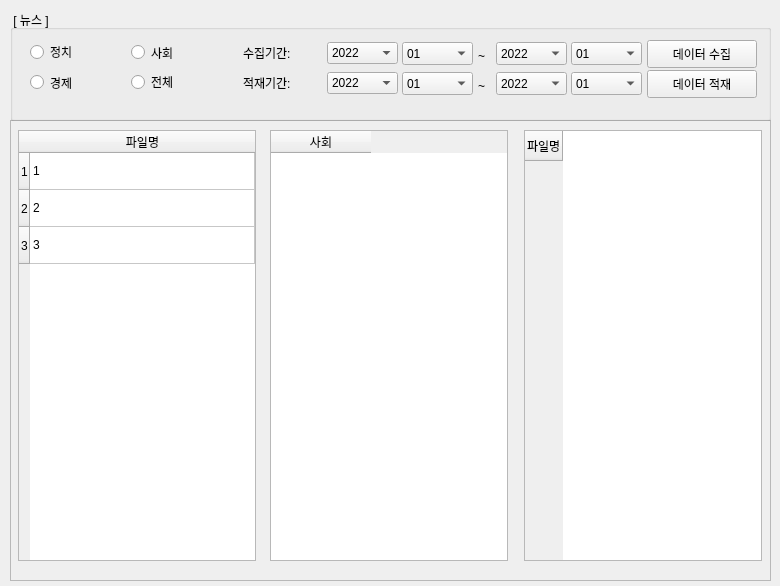
<?xml version="1.0" encoding="UTF-8"?>
<ui version="4.0">
 <class>news_collect_win</class>
 <widget class="QMainWindow" name="news_collect_win">
  <property name="geometry">
   <rect>
    <x>0</x>
    <y>0</y>
    <width>780</width>
    <height>586</height>
   </rect>
  </property>
  <property name="windowTitle">
   <string>MainWindow</string>
  </property>
  <widget class="QWidget" name="centralwidget">
   <widget class="QFrame" name="frame_2">
    <property name="geometry">
     <rect>
      <x>10</x>
      <y>120</y>
      <width>761</width>
      <height>461</height>
     </rect>
    </property>
    <property name="frameShape">
     <enum>QFrame::StyledPanel</enum>
    </property>
    <property name="frameShadow">
     <enum>QFrame::Raised</enum>
    </property>
    <widget class="QTableWidget" name="tbl1_4">
     <property name="geometry">
      <rect>
       <x>8</x>
       <y>10</y>
       <width>238</width>
       <height>431</height>
      </rect>
     </property>
     <property name="maximumSize">
      <size>
       <width>238</width>
       <height>16777215</height>
      </size>
     </property>
     <property name="font">
      <font>
       <pointsize>9</pointsize>
      </font>
     </property>
     <attribute name="horizontalHeaderStretchLastSection">
      <bool>true</bool>
     </attribute>
     <attribute name="verticalHeaderDefaultSectionSize">
      <number>35</number>
     </attribute>
     <attribute name="verticalHeaderHighlightSections">
      <bool>false</bool>
     </attribute>
     <attribute name="verticalHeaderMinimumSectionSize">
      <number>37</number>
     </attribute>
     <row>
      <property name="text">
       <string>1</string>
      </property>
     </row>
     <row>
      <property name="text">
       <string>2</string>
      </property>
     </row>
     <row>
      <property name="text">
       <string>3</string>
      </property>
     </row>
     <column>
      <property name="text">
       <string>파일명</string>
      </property>
     </column>
     <item row="0" column="0">
      <property name="text">
       <string>1</string>
      </property>
     </item>
     <item row="1" column="0">
      <property name="text">
       <string>2</string>
      </property>
     </item>
     <item row="2" column="0">
      <property name="text">
       <string>3</string>
      </property>
     </item>
    </widget>
    <widget class="QTableWidget" name="tbl1_3">
     <property name="geometry">
      <rect>
       <x>514</x>
       <y>10</y>
       <width>238</width>
       <height>431</height>
      </rect>
     </property>
     <row>
      <property name="text">
       <string>파일명</string>
      </property>
     </row>
    </widget>
    <widget class="QTableWidget" name="tbl1_2">
     <property name="geometry">
      <rect>
       <x>260</x>
       <y>10</y>
       <width>238</width>
       <height>431</height>
      </rect>
     </property>
     <column>
      <property name="text">
       <string>사회</string>
      </property>
     </column>
    </widget>
   </widget>
   <widget class="QGroupBox" name="groupBox">
    <property name="geometry">
     <rect>
      <x>10</x>
      <y>10</y>
      <width>761</width>
      <height>111</height>
     </rect>
    </property>
    <property name="title">
     <string> [ 뉴스 ] </string>
    </property>
    <widget class="QRadioButton" name="rad_type_1">
     <property name="geometry">
      <rect>
       <x>20</x>
       <y>32</y>
       <width>86</width>
       <height>20</height>
      </rect>
     </property>
     <property name="text">
      <string>정치</string>
     </property>
    </widget>
    <widget class="QRadioButton" name="rad_type_2">
     <property name="geometry">
      <rect>
       <x>121</x>
       <y>32</y>
       <width>86</width>
       <height>21</height>
      </rect>
     </property>
     <property name="text">
      <string>사회</string>
     </property>
    </widget>
    <widget class="QRadioButton" name="rad_type_3">
     <property name="geometry">
      <rect>
       <x>20</x>
       <y>62</y>
       <width>86</width>
       <height>21</height>
      </rect>
     </property>
     <property name="text">
      <string>경제</string>
     </property>
    </widget>
    <widget class="QRadioButton" name="rad_type_4">
     <property name="geometry">
      <rect>
       <x>121</x>
       <y>62</y>
       <width>111</width>
       <height>20</height>
      </rect>
     </property>
     <property name="text">
      <string>전체</string>
     </property>
    </widget>
    <widget class="QLabel" name="label_2">
     <property name="geometry">
      <rect>
       <x>468</x>
       <y>37</y>
       <width>20</width>
       <height>17</height>
      </rect>
     </property>
     <property name="text">
      <string>~</string>
     </property>
    </widget>
    <widget class="QLabel" name="label">
     <property name="geometry">
      <rect>
       <x>233</x>
       <y>35</y>
       <width>78</width>
       <height>16</height>
      </rect>
     </property>
     <property name="text">
      <string>수집기간: </string>
     </property>
    </widget>
    <widget class="QComboBox" name="mart_mm_end">
     <property name="geometry">
      <rect>
       <x>561</x>
       <y>62</y>
       <width>71</width>
       <height>23</height>
      </rect>
     </property>
     <item>
      <property name="text">
       <string>01</string>
      </property>
     </item>
     <item>
      <property name="text">
       <string>02</string>
      </property>
     </item>
     <item>
      <property name="text">
       <string>03</string>
      </property>
     </item>
     <item>
      <property name="text">
       <string>04</string>
      </property>
     </item>
     <item>
      <property name="text">
       <string>05</string>
      </property>
     </item>
     <item>
      <property name="text">
       <string>06</string>
      </property>
     </item>
     <item>
      <property name="text">
       <string>07</string>
      </property>
     </item>
     <item>
      <property name="text">
       <string>08</string>
      </property>
     </item>
     <item>
      <property name="text">
       <string>09</string>
      </property>
     </item>
     <item>
      <property name="text">
       <string>10</string>
      </property>
     </item>
     <item>
      <property name="text">
       <string>11</string>
      </property>
     </item>
     <item>
      <property name="text">
       <string>12</string>
      </property>
     </item>
    </widget>
    <widget class="QComboBox" name="sel_yy_end">
     <property name="geometry">
      <rect>
       <x>486</x>
       <y>32</y>
       <width>71</width>
       <height>23</height>
      </rect>
     </property>
     <item>
      <property name="text">
       <string>2022</string>
      </property>
     </item>
     <item>
      <property name="text">
       <string>2021</string>
      </property>
     </item>
     <item>
      <property name="text">
       <string>2020</string>
      </property>
     </item>
     <item>
      <property name="text">
       <string>2019</string>
      </property>
     </item>
     <item>
      <property name="text">
       <string>2018</string>
      </property>
     </item>
     <item>
      <property name="text">
       <string>2017</string>
      </property>
     </item>
    </widget>
    <widget class="QComboBox" name="mart_yy_start">
     <property name="geometry">
      <rect>
       <x>317</x>
       <y>62</y>
       <width>71</width>
       <height>22</height>
      </rect>
     </property>
     <item>
      <property name="text">
       <string>2022</string>
      </property>
     </item>
     <item>
      <property name="text">
       <string>2021</string>
      </property>
     </item>
     <item>
      <property name="text">
       <string>2020</string>
      </property>
     </item>
     <item>
      <property name="text">
       <string>2019</string>
      </property>
     </item>
     <item>
      <property name="text">
       <string>2018</string>
      </property>
     </item>
     <item>
      <property name="text">
       <string>2017</string>
      </property>
     </item>
    </widget>
    <widget class="QComboBox" name="mart_mm_start">
     <property name="geometry">
      <rect>
       <x>392</x>
       <y>62</y>
       <width>71</width>
       <height>23</height>
      </rect>
     </property>
     <item>
      <property name="text">
       <string>01</string>
      </property>
     </item>
     <item>
      <property name="text">
       <string>02</string>
      </property>
     </item>
     <item>
      <property name="text">
       <string>03</string>
      </property>
     </item>
     <item>
      <property name="text">
       <string>04</string>
      </property>
     </item>
     <item>
      <property name="text">
       <string>05</string>
      </property>
     </item>
     <item>
      <property name="text">
       <string>06</string>
      </property>
     </item>
     <item>
      <property name="text">
       <string>07</string>
      </property>
     </item>
     <item>
      <property name="text">
       <string>08</string>
      </property>
     </item>
     <item>
      <property name="text">
       <string>09</string>
      </property>
     </item>
     <item>
      <property name="text">
       <string>10</string>
      </property>
     </item>
     <item>
      <property name="text">
       <string>11</string>
      </property>
     </item>
     <item>
      <property name="text">
       <string>12</string>
      </property>
     </item>
    </widget>
    <widget class="QComboBox" name="sel_mm_start">
     <property name="geometry">
      <rect>
       <x>392</x>
       <y>32</y>
       <width>71</width>
       <height>23</height>
      </rect>
     </property>
     <item>
      <property name="text">
       <string>01</string>
      </property>
     </item>
     <item>
      <property name="text">
       <string>02</string>
      </property>
     </item>
     <item>
      <property name="text">
       <string>03</string>
      </property>
     </item>
     <item>
      <property name="text">
       <string>04</string>
      </property>
     </item>
     <item>
      <property name="text">
       <string>05</string>
      </property>
     </item>
     <item>
      <property name="text">
       <string>06</string>
      </property>
     </item>
     <item>
      <property name="text">
       <string>07</string>
      </property>
     </item>
     <item>
      <property name="text">
       <string>08</string>
      </property>
     </item>
     <item>
      <property name="text">
       <string>09</string>
      </property>
     </item>
     <item>
      <property name="text">
       <string>10</string>
      </property>
     </item>
     <item>
      <property name="text">
       <string>11</string>
      </property>
     </item>
     <item>
      <property name="text">
       <string>12</string>
      </property>
     </item>
    </widget>
    <widget class="QComboBox" name="mart_yy_end">
     <property name="geometry">
      <rect>
       <x>486</x>
       <y>62</y>
       <width>71</width>
       <height>23</height>
      </rect>
     </property>
     <item>
      <property name="text">
       <string>2022</string>
      </property>
     </item>
     <item>
      <property name="text">
       <string>2021</string>
      </property>
     </item>
     <item>
      <property name="text">
       <string>2020</string>
      </property>
     </item>
     <item>
      <property name="text">
       <string>2019</string>
      </property>
     </item>
     <item>
      <property name="text">
       <string>2018</string>
      </property>
     </item>
     <item>
      <property name="text">
       <string>2017</string>
      </property>
     </item>
    </widget>
    <widget class="QPushButton" name="btn_sel">
     <property name="geometry">
      <rect>
       <x>637</x>
       <y>30</y>
       <width>110</width>
       <height>28</height>
      </rect>
     </property>
     <property name="text">
      <string>데이터 수집</string>
     </property>
    </widget>
    <widget class="QPushButton" name="btn_mart">
     <property name="geometry">
      <rect>
       <x>637</x>
       <y>60</y>
       <width>110</width>
       <height>28</height>
      </rect>
     </property>
     <property name="text">
      <string>데이터 적재</string>
     </property>
    </widget>
    <widget class="QComboBox" name="sel_yy_start">
     <property name="geometry">
      <rect>
       <x>317</x>
       <y>32</y>
       <width>71</width>
       <height>22</height>
      </rect>
     </property>
     <item>
      <property name="text">
       <string>2022</string>
      </property>
     </item>
     <item>
      <property name="text">
       <string>2021</string>
      </property>
     </item>
     <item>
      <property name="text">
       <string>2020</string>
      </property>
     </item>
     <item>
      <property name="text">
       <string>2019</string>
      </property>
     </item>
     <item>
      <property name="text">
       <string>2018</string>
      </property>
     </item>
     <item>
      <property name="text">
       <string>2017</string>
      </property>
     </item>
    </widget>
    <widget class="QLabel" name="label_4">
     <property name="geometry">
      <rect>
       <x>233</x>
       <y>65</y>
       <width>78</width>
       <height>16</height>
      </rect>
     </property>
     <property name="text">
      <string>적재기간: </string>
     </property>
    </widget>
    <widget class="QLabel" name="label_3">
     <property name="geometry">
      <rect>
       <x>468</x>
       <y>67</y>
       <width>20</width>
       <height>17</height>
      </rect>
     </property>
     <property name="text">
      <string>~</string>
     </property>
    </widget>
    <widget class="QComboBox" name="sel_mm_end">
     <property name="geometry">
      <rect>
       <x>561</x>
       <y>32</y>
       <width>71</width>
       <height>23</height>
      </rect>
     </property>
     <item>
      <property name="text">
       <string>01</string>
      </property>
     </item>
     <item>
      <property name="text">
       <string>02</string>
      </property>
     </item>
     <item>
      <property name="text">
       <string>03</string>
      </property>
     </item>
     <item>
      <property name="text">
       <string>04</string>
      </property>
     </item>
     <item>
      <property name="text">
       <string>05</string>
      </property>
     </item>
     <item>
      <property name="text">
       <string>06</string>
      </property>
     </item>
     <item>
      <property name="text">
       <string>07</string>
      </property>
     </item>
     <item>
      <property name="text">
       <string>08</string>
      </property>
     </item>
     <item>
      <property name="text">
       <string>09</string>
      </property>
     </item>
     <item>
      <property name="text">
       <string>10</string>
      </property>
     </item>
     <item>
      <property name="text">
       <string>11</string>
      </property>
     </item>
     <item>
      <property name="text">
       <string>12</string>
      </property>
     </item>
    </widget>
   </widget>
  </widget>
 </widget>
 <resources/>
 <connections/>
</ui>
